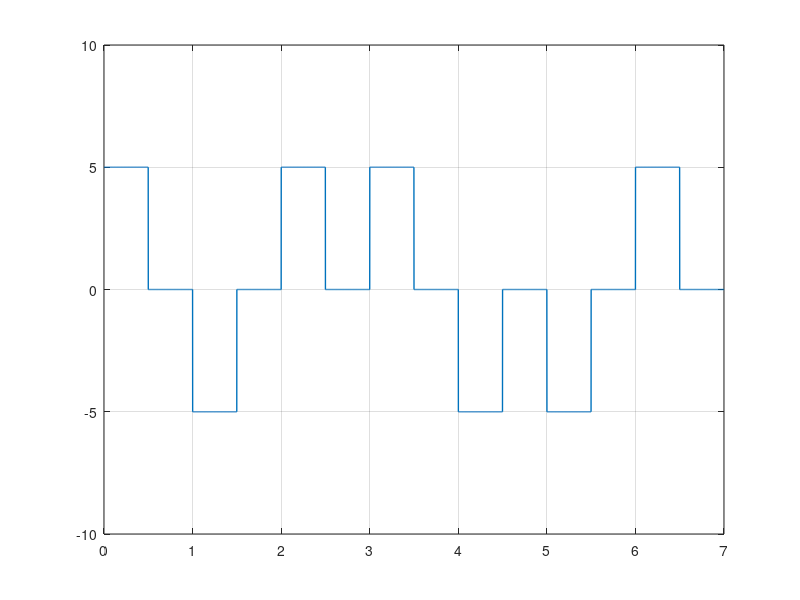

Here is the MATLAB script that generated this plot:
clc; #... Clear command line
clear all; #... Clear variables
close all; #... Clear figures

bits = [1 0 1 1 0 0 1];

#... Modulation

bitrate = 1; #... Number of bits per second
voltage = 5;

samplingRate = 1000;
samplingTime = 1/samplingRate;

endTime = length(bits)/bitrate;
time = 0:samplingTime:endTime;

index = 1;

for i = 1:length(time)
    if bits(index) == 1
        modulation(i) = voltage;
    else
        modulation(i) = -voltage;
    endif

    if time(i)*bitrate >= index-(1/2)
        modulation(i) = 0;
    endif
    if time(i)*bitrate >= index
        index = index+1;
    endif
endfor

plot(time, modulation, "LineWidth", 1);
axis([0 endTime -voltage-5 voltage+5]);
grid on;

#... Demodulation

index = 1

for i = 1:length(modulation)
    if modulation(i) == voltage
        demodultaion(index) = 1;
    endif
    if modulation(i) == -voltage
        demodultaion(index) = 0;
    endif
    if time(i)*bitrate >= index
        index = index+1;
    endif
endfor

disp(demodultaion);
